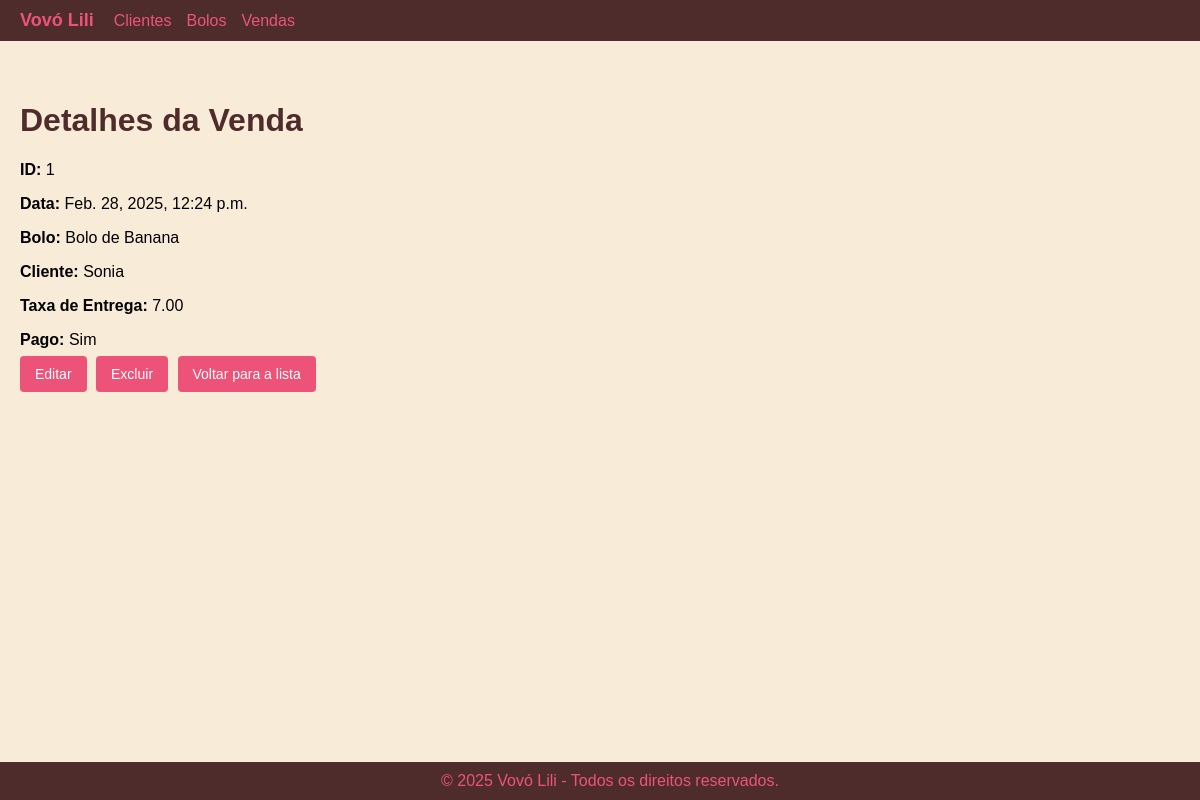
Screenshot of /vendas/1/ with the database file from the repository.
### sales/models.py (models this page shows, shortened)
class Sale(models.Model):
    data = models.DateTimeField(auto_now_add=True)
    cake = models.ForeignKey(Cake, on_delete=models.CASCADE)
    customer = models.ForeignKey(Customer, on_delete=models.CASCADE)
    taxa_entrega = models.DecimalField(max_digits=10, decimal_places=2)
    pago = models.BooleanField(default=False)

### cakes/models.py (models this page shows, shortened)
class Cake(models.Model):
    nome = models.CharField(max_length=100)
    preco = models.DecimalField(max_digits=10, decimal_places=2)

### customers/models.py (models this page shows, shortened)
class Customer(models.Model):
    nome = models.CharField(max_length=100)
    telefone = models.CharField(max_length=20)
    rua = models.CharField(max_length=150)
    numero = models.CharField(max_length=10)  # Número da casa
    bairro = models.CharField(max_length=100)
    complemento = models.CharField(max_length=100, blank=True, null=True)
    cep = models.CharField(max_length=10)
    cidade = models.CharField(max_length=100)
    estado = models.CharField(max_length=2)

### sales/views.py (the view)
# urls.py: path('<int:pk>/', SaleDetailView.as_view(), name='sale_detail'),
class SaleDetailView(DetailView):
    model = Sale
    template_name = 'sales/sale_detail.html'
    context_object_name = 'sale'

### sales/templates/sales/sale_detail.html (shortened to what this page needs)
{% extends 'app/base.html' %}
{% block content %}
    <h1>Detalhes da Venda</h1>
    <p><strong>ID:</strong> {{ sale.id }}</p>
    <p><strong>Data:</strong> {{ sale.data }}</p>
    <p><strong>Bolo:</strong> {{ sale.cake.nome }}</p>
    <p><strong>Cliente:</strong> {{ sale.customer.nome }}</p>
    <p><strong>Taxa de Entrega:</strong> {{ sale.taxa_entrega }}</p>
    <p><strong>Pago:</strong> {% if sale.pago %}Sim{% else %}Não{% endif %}</p>
    <a class="btn" href="{% url 'sale_update' sale.pk %}">Editar</a>
    <a class="btn" href="{% url 'sale_delete' sale.pk %}">Excluir</a>
    <a class="btn" href="{% url 'sale_list' %}">Voltar para a lista</a>
{% endblock %}

### app/templates/app/base.html (style rules this page uses)
body { background-color: #F8EBD8; font-family: Arial, sans-serif; margin: 0; padding: 0; }
h1, h2, h3 { color: #4F2C2C; }
.btn { background-color: #ED5378; color: #fff; border: none; padding: 10px 15px; text-decoration: none; font-size: 14px; cursor: pointer; border-radius: 4px; margin-right: 5px; }

### rows the page displays
Sale: id "1", data "Feb. 28, 2025, 12:24 p.m.", cake.nome "Bolo de Banana", customer.nome "Sonia", taxa_entrega "7.00"
